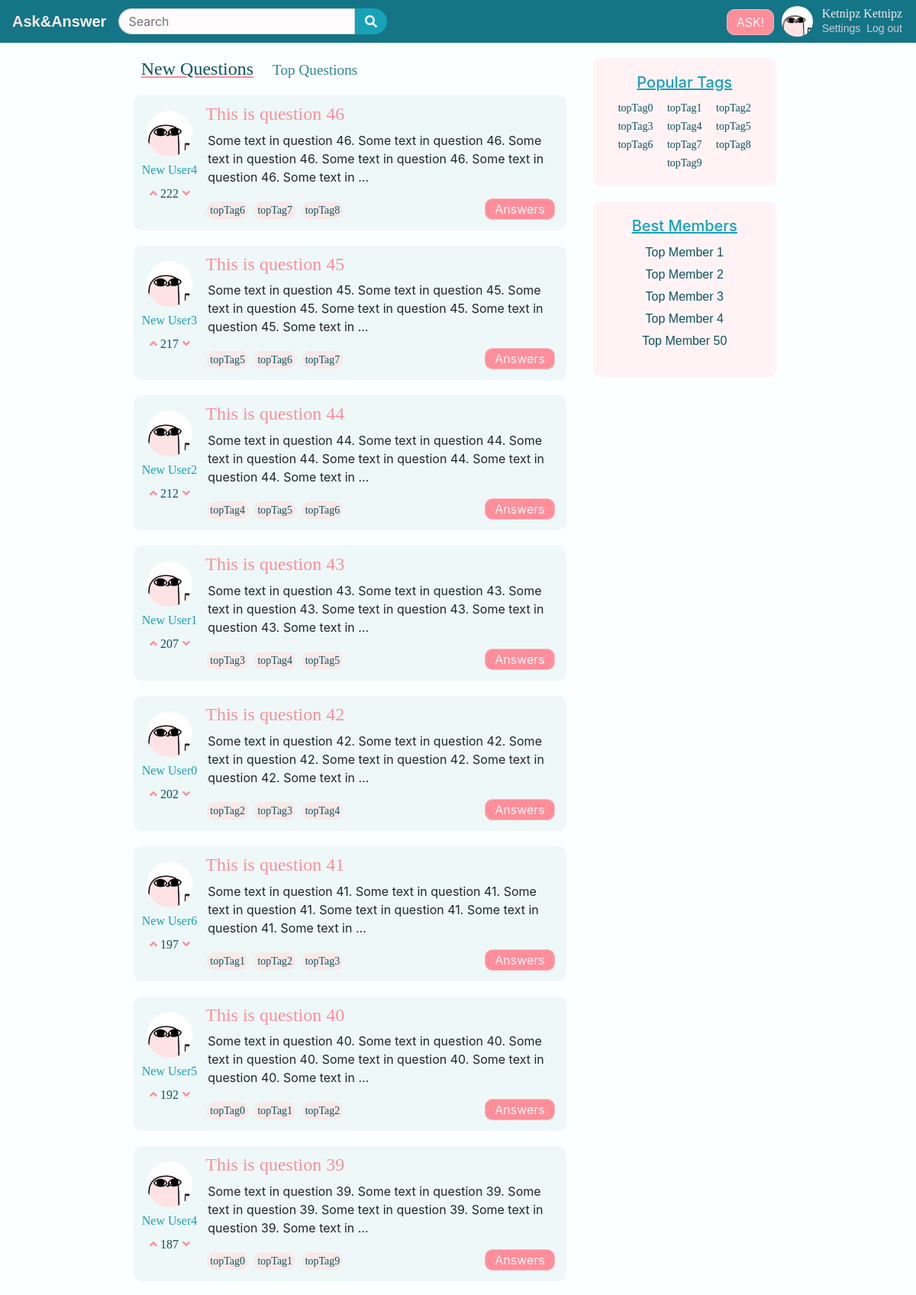
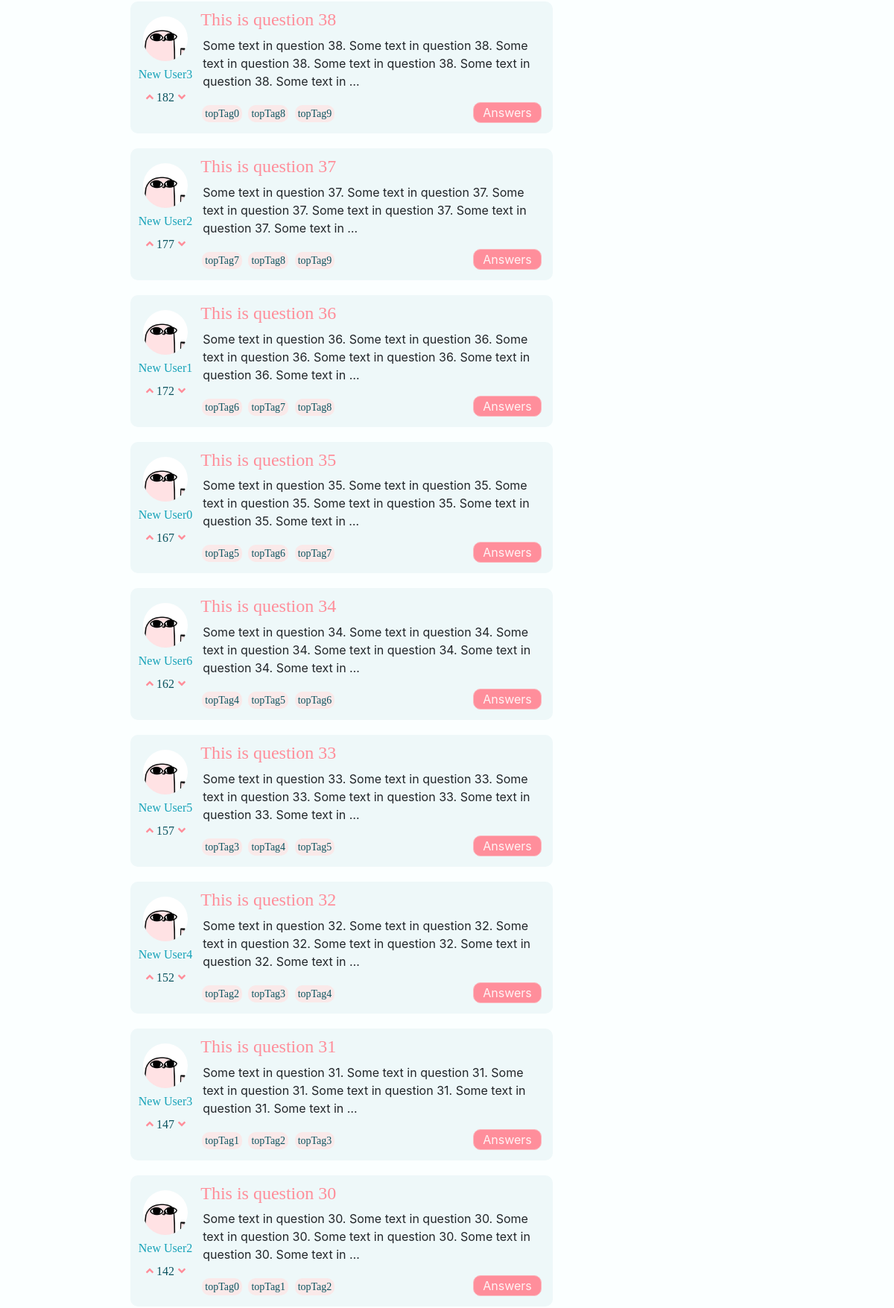
The page / (upper part) on the database its author committed (2 pictures, top to bottom).
### questions/models.py (models this page shows, shortened)
class Question(models.Model):
	title = models.CharField(max_length=50)
	text = models.TextField()
	tags = models.ManyToManyField(Tag)
	rating = models.IntegerField(default = 0)
	author = models.ForeignKey(Profile, on_delete=models.CASCADE)
	date = models.DateTimeField(auto_now_add=True)
	objects = QuestionManager()
	class Meta:
		ordering = ('id',)

class Profile(models.Model):
	user = models.OneToOneField(User, on_delete=models.CASCADE, related_name='user_profile')
	avatar = models.ImageField(upload_to='%Y/%m/%d', default='default.jpg')
	def __str__(self):
		return self.user.username

class Tag(models.Model):
	label = models.CharField(max_length=25)
	def __str__(self):
		return self.label
	class Meta:
		ordering = ('label',)

### questions/views.py (the view)
# urls.py: path(r'', index, name="index"),
def index(request):
	authentificated = True
	type_page = 'index'
	questions = Question.objects.get_new()
	questions_on_page = paginate(request,questions,20)
	return render(request,'index.html',{'questions':questions_on_page, 'authentificated': authentificated, 'page_type':type_page, 'tags': tags_list})

### questions/models.py (called while the page is built)
	def get_new(self):
		return self.order_by('-date')

### questions/views.py (called while the page is built)
def paginate(request, object_list, on_page):
	paginator = Paginator(object_list, on_page)
	page = request.GET.get('page')
	return paginator.get_page(page)

### questions/templates/index.html (shortened to what this page needs)
{% extends "base.html" %}
{% load static %}
{% block title %}
{% if page_type == 'index' %}
  <h4 class="p-0 m-0"><a href="" class="q-type">New Questions</a></h4>
  <h4 class="p-0 m-0"><a href="{% url 'hot' %}" class="q-type-not-active q-type" >Top Questions</a></h4>
{% endif %}
{% endblock %}
{% block content %}
{% for q in questions %}
  {% include 'post.html' with question=q %}
  {% empty %}
  <h6 class="empty"> Sorry, there are no questions. You can ask something!</h6>
{% endfor %}
{% endblock %}

### questions/templates/base.html (shortened to what this page needs)
<!DOCTYPE html>
<html lang="en">
<head>
  {% load static %}
  <link rel="stylesheet" type="text/css" href="{% static 'css/askme.css' %}">
  <link rel="stylesheet" type="text/css" href="{% static 'css/bootstrap.min.css' %}">
</head>
<body class="background-body">
  <header>
    <nav class="navbar navbar-expand-lg navbar-light sticky-top navbar-color">
      <a class="navbar-brand gradient-text" href="{% url 'index' %}">Ask&amp;Answer</a>
      <div class="collapse navbar-collapse" id="navbarSupportedContent">
        <form class="form-inline navbar-search mt-2 mt-md-0">
          <input class="form-control search-field mr-sm-2" id="search-input" type="text" placeholder="Search" aria-label="Search">
          <button class="btn btn-info btn-with-search my-2 my-sm-0" type="submit">
            <i class="fas fa-search"></i></button>
        </form>
        <div class="navbar-nav ml-auto">
              {% if not authentificated %}
                <div class="btn-ask-block">
                  <a href="{% url 'login' %}" class="btn btn-light my-2 my-sm-0" id="btn-ask" type="submit">ASK!</a>
                </div>
                 <div class="auth ">
                  <div class="non-auth-item">
                    <a class="nav-link my-2 my-sm-0" href="{% url 'login' %}"> <span class="sign-buttons">Sign in</span> </a>
                  </div>
                  <div class="non-auth-item">
                    <a class="nav-link my-2 my-sm-0" href="{% url 'signup' %}"><span class="sign-buttons">Sign up</span></a>
                  </div>
                </div>
               {% else %}
                <div class="btn-ask-block">
                  <a href="{% url 'ask' %}" class="btn btn-light my-2 my-sm-0" id="btn-ask" type="submit">ASK!</a>
                </div>
                <div class="auth ">
                  {% load static %}
                  <img src="{% static 'img/ketnipz.jpg' %}" alt="" class="avatar">
                  <div class="auth-text-block">
                    <div class="auth-row">
                      <a href="" class="auth-item decor-name">
                        Ketnipz Ketnipz
                      </a>
                    </div>
                    <div class="auth-row">
                      <a href="{% url 'settings' %}" class="auth-item decor-item">
                        Settings
                      </a>
                      <a href="{% url 'logout' %}" class="auth-item decor-item">
                        Log out
                      </a>
                    </div>
                  </div>
              {% endif%}
             </div>
          </div>
        </div>
      </nav>
  </header>
    <div class="main ml-5 mr-5">
      <div class="row justify-content-center">
        <div class="col-lg-6 col-md-8 list-question">
        <div class="row sort-question">
          {% block title %}{% endblock %}
        </div>
        {% block content %} {% endblock %}
        </div>
      <div class="col-md-3 col-lg-3">
        <div class="right-block">
          <div class="tags-block">
            {% block tags %}
            <div class="card-body card-body-tags">
               <h5 class="tags-block-text">Popular Tags</h5>
               {% for onetag in tags %}
               <a href="{% url 'tag' onetag|lower %}" class="tag">{{onetag}}</a>
               {% empty %}
               <p class ="tag">No tags now</p>
               {% endfor%}
            </div>
            {% endblock %}
          </div>
          <div class="tags-block">
            {% block member %}
            <div class="card-body card-body-members">
               <h5 class="memb-block-text">Best Members</h5>
               <ul class="member-list">
                 <li class="mem-in-list"><a href="" class="member">Top Member 1</a></li>
                 <li class="mem-in-list"><a href="" class="member">Top Member 2</a></li>
                 <li class="mem-in-list"><a href="" class="member">Top Member 3</a></li>
                 <li class="mem-in-list"><a href="" class="member">Top Member 4</a></li>
                 <li class="mem-in-list"><a href="" class="member">Top Member 50</a></li>
              </ul>
            </div>
            {% endblock %}
          </div>
        </div>
      </div>
    </div>
  </div>
</body>
</html>

### questions/templates/post.html
{% load static %}
<div class="row question-block">
  <div class="col-md-2 m-0 p-0">
    <div class="user">
     <img src="{% static 'img/ketnipz.jpg' %}" alt="avatar" class="question-picture"></div>
     <div class="user-name"> {{question.author}}</div>
     <div class="raiting-block">
      <ul class="list-inline m-0">
        <il class="list-inline-item m-0 arrow"><i class="fas fa-angle-up"></i></il>
        <il class="list-inline-item m-0 raiting">{{question.rating}}</il>
        <il class="list-inline-item m-0 arrow"><i class="fas fa-angle-down"></i></il>
       </ul>
     </div>
  </div>
  <div class="col-md-10 pl-0 ">
    <a href="{% url 'question' question.id %}" class = "question-title"><h4 class="question-title">{{question.title}}</h4></a>
    <p class="q-text "> {{question.text| truncatewords:28}}</p>
    <div class="q-footer">
      <div class="question-tags">
        {% for usertag in question.tags.all %}
          <a href="{% url 'tag' usertag|lower %}" class="q-tag">{{usertag}}</a>
        {% endfor %}
      </div>
      <div class="right-button"> <a href="{% url 'question' question.id %}" type="button" class="btn btn-link ml-auto pull-right" id="btn-answer">Answers</a></div>
    </div>
  </div>
</div>

### questions/static/css/askme.css (style rules this page uses)
* { margin: 0px; padding: 0px; height: auto; }
html { position: relative; min-height: 100%; }
body { margin-bottom: 60px; background-color: #fbffff; }
.background-body { background-color: #fbffff; }
.navbar-color { background-color: #147586; }
.gradient-text { background: -webkit-linear-gradient(135deg, white, #fae0e0); -webkit-text-fill-color: transparent; -webkit-background-clip: text; font-family: 'ABeeZee', sans-serif; font-weight: bold; }
button.btn-with-search { border-radius: 20px; line-height: normal; border-top-left-radius: 0px; border-bottom-left-radius: 0px; margin-left: -8px; }
#btn-ask { line-height: normal; border-radius: 10px; margin-right: 10px; color: #fff4f5; background-color: #ff8e9b; border-color: #fcb9bf; }
.btn-ask-block { margin-top: 4px; }
input.search-field { border-radius: 20px; line-height: normal; background-color: #fffafb; border-top-right-radius: 0px; border-bottom-right-radius: 0px; }
#search-input { width: 400px; max-width: 70%; }
.auth { witdh: 300px; height: 40px; padding: 0px; margin: 0px; display: inline-block; }
.auth-text-block { margin: 0px; padding: 0px; width: auto; height: auto; display: inline-block; margin-top: -3px; }
.auth-row { height: 1.25rem; margin: 0px; padding: 0px; border: 0px; margin-bottom: 2px; display: flex; justify-content: space-between; }
.auth-item { margin: 0px 2px; }
.decor-name { color: #FAE9E9; line-height: 20px; font-size: 16px; font-family: 'Futura'; margin-top: 3px; }
.decor-item { color: #cbcdd7; line-height: 20px; font-size: 14px; font-family: 'Actor', sans-serif; font-weight: lighter; }
.avatar { width:auto; height:40px; border-radius: 50%; padding: 0px; margin:0px; display: inline-block; float: left; margin-right: 10px; }
.right-block { position: fixed; }
.tags-block { margin-top: 20px; border-radius: 10px; background-color: #fff3f5; max-width: 15rem; margin-left: 20px; }
.tags-block-text { text-align: center; color: #16a2b8; text-decoration: underline; }
.tag { color: #0c5460; margin:2px; height: 20px; line-height: 20px; font-size: 14px; font-family: 'Futura'; padding: 5px; }
.card-body-tags { text-align: center; }
.card-body-members { text-align: center; }
.memb-block-text { text-align: center; color: #16a2b8; text-decoration: underline; margin-bottom: 10px; }
li.mem-in-list { list-style-type: none; margin-top: 5px; }
ul.member-list { margin-left: 0px; padding-left: 0px; }
.member { padding: 5px; color: #0c5460; line-height: 20px; font-size: 16px; font-family: 'Actor', sans-serif; font-weight: lighter; height: 20px; }
.sort-question { margin: 0px; margin-bottom: 20px; display: inline-block; line-height: 20px; }
.q-type { font-family: 'Futura'; color: #0c5460; margin-left: 10px; margin-right: 15px; text-decoration: underline; text-decoration-color: #ff8e9a; }
.q-type-not-active { color: #328693; margin-left: 10px; margin-right: 15px; font-size: 80%; text-decoration: none; }
.list-question { margin-top: 20px; border-radius: 10px; }
.question-block { margin-bottom: 20px; background-color: #eef8f9; border-radius: 10px; padding: 0px; padding-bottom: 8px; }
.question-title { font-family: 'Futura'; color:#ff8e9a; margin-top: 10px; }
.user { width:auto;; display:block; margin-top: 20px; text-align: center; }
.user-name { margint-top: 5px; padding-top: 10px; text-align: center; color: #16a2b8; font-family: 'Futura'; size:14px; line-height: 16px; }
.question-picture { width:auto; height:60px; border-radius: 50%; padding: 0px; }
.raiting-block { text-align: center; width:auto; margin-top: 10px; }
.raiting { text-align:center; color: #0c5460; font-family: 'Futura'; width:auto; }
.arrow { text-align:center; color: #ff8e9a; font-weight: bolder; }
.q-footer { display: inline-block; width: auto; display: flex; justify-content: space-between; margin-bottom: 3px; }
.question-tags { display: inline-block; margin: 0px; line-height: 30px; }
.q-tag { color: #0c5460; margin:2px; font-size: 14px; font-family: 'Futura'; padding: 4px; background-color: #FAE9E9; border-radius: 10px; text-decoration: none; }
#btn-answer { line-height: 14px; border-radius: 10px; color: #fff4f5; background-color: #ff8e9b; border-color: #fcb9bf; margin-top: 1px; flex:right; }
.right-button { text-align: right; }
p.q-text { margin-left: 3px; margin-bottom: 15px; min-height: 4rem; }

### rows shown on the page
Question: author "New User4", rating "222", title "This is question 46", text "Some text in question 46. Some text in question 46. Some text in question 46. Some text in question 46. Some text in question 46. Some text in …"
Tag: label "topTag6"
Tag: label "topTag7"
Tag: label "topTag8"
Question: author "New User3", rating "217", title "This is question 45", text "Some text in question 45. Some text in question 45. Some text in question 45. Some text in question 45. Some text in question 45. Some text in …"
Tag: label "topTag5"
Question: author "New User2", rating "212", title "This is question 44", text "Some text in question 44. Some text in question 44. Some text in question 44. Some text in question 44. Some text in question 44. Some text in …"
Tag: label "topTag4"
Question: author "New User1", rating "207", title "This is question 43", text "Some text in question 43. Some text in question 43. Some text in question 43. Some text in question 43. Some text in question 43. Some text in …"
Tag: label "topTag3"
Question: author "New User0", rating "202", title "This is question 42", text "Some text in question 42. Some text in question 42. Some text in question 42. Some text in question 42. Some text in question 42. Some text in …"
Tag: label "topTag2"
Question: author "New User6", rating "197", title "This is question 41", text "Some text in question 41. Some text in question 41. Some text in question 41. Some text in question 41. Some text in question 41. Some text in …"
Tag: label "topTag1"
Question: author "New User5", rating "192", title "This is question 40", text "Some text in question 40. Some text in question 40. Some text in question 40. Some text in question 40. Some text in question 40. Some text in …"
Tag: label "topTag0"
Question: author "New User4", rating "187", title "This is question 39", text "Some text in question 39. Some text in question 39. Some text in question 39. Some text in question 39. Some text in question 39. Some text in …"
Tag: label "topTag9"
Question: author "New User3", rating "182", title "This is question 38", text "Some text in question 38. Some text in question 38. Some text in question 38. Some text in question 38. Some text in question 38. Some text in …"
Question: author "New User2", rating "177", title "This is question 37", text "Some text in question 37. Some text in question 37. Some text in question 37. Some text in question 37. Some text in question 37. Some text in …"
Question: author "New User1", rating "172", title "This is question 36", text "Some text in question 36. Some text in question 36. Some text in question 36. Some text in question 36. Some text in question 36. Some text in …"
Question: author "New User0", rating "167", title "This is question 35", text "Some text in question 35. Some text in question 35. Some text in question 35. Some text in question 35. Some text in question 35. Some text in …"
Question: author "New User6", rating "162", title "This is question 34", text "Some text in question 34. Some text in question 34. Some text in question 34. Some text in question 34. Some text in question 34. Some text in …"
Question: author "New User5", rating "157", title "This is question 33", text "Some text in question 33. Some text in question 33. Some text in question 33. Some text in question 33. Some text in question 33. Some text in …"
Question: author "New User4", rating "152", title "This is question 32", text "Some text in question 32. Some text in question 32. Some text in question 32. Some text in question 32. Some text in question 32. Some text in …"
Question: author "New User3", rating "147", title "This is question 31", text "Some text in question 31. Some text in question 31. Some text in question 31. Some text in question 31. Some text in question 31. Some text in …"
Question: author "New User2", rating "142", title "This is question 30", text "Some text in question 30. Some text in question 30. Some text in question 30. Some text in question 30. Some text in question 30. Some text in …"
